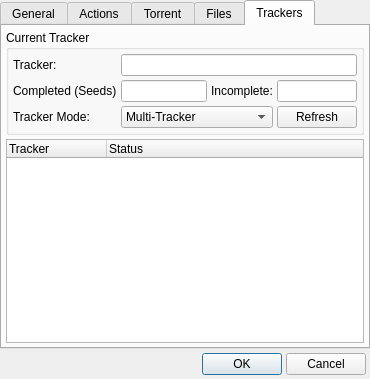
<?xml version="1.0" encoding="UTF-8"?>
<ui version="4.0">
 <class>CDialogTorrentProperties</class>
 <widget class="QDialog" name="DialogTorrentProperties">
  <property name="geometry">
   <rect>
    <x>0</x>
    <y>0</y>
    <width>370</width>
    <height>379</height>
   </rect>
  </property>
  <property name="minimumSize">
   <size>
    <width>370</width>
    <height>379</height>
   </size>
  </property>
  <property name="maximumSize">
   <size>
    <width>370</width>
    <height>379</height>
   </size>
  </property>
  <property name="windowTitle">
   <string>Torrent Properties</string>
  </property>
  <property name="windowIcon">
   <iconset resource="Resource.qrc">
    <normaloff>:/Resource/Generic/Properties.png</normaloff>:/Resource/Generic/Properties.png</iconset>
  </property>
  <property name="autoFillBackground">
   <bool>true</bool>
  </property>
  <layout class="QGridLayout" name="gridLayout_2">
   <property name="margin">
    <number>0</number>
   </property>
   <property name="spacing">
    <number>0</number>
   </property>
   <item row="1" column="0">
    <layout class="QGridLayout" name="gridLayoutFooter">
     <property name="margin">
      <number>4</number>
     </property>
     <property name="spacing">
      <number>4</number>
     </property>
     <item row="0" column="0">
      <spacer name="horizontalSpacerFooter">
       <property name="orientation">
        <enum>Qt::Horizontal</enum>
       </property>
       <property name="sizeHint" stdset="0">
        <size>
         <width>40</width>
         <height>20</height>
        </size>
       </property>
      </spacer>
     </item>
     <item row="0" column="1">
      <widget class="QPushButton" name="pushButtonOK">
       <property name="text">
        <string>OK</string>
       </property>
      </widget>
     </item>
     <item row="0" column="2">
      <widget class="QPushButton" name="pushButtonCancel">
       <property name="text">
        <string>Cancel</string>
       </property>
      </widget>
     </item>
    </layout>
   </item>
   <item row="0" column="0">
    <widget class="QTabWidget" name="tabWidgetProperties">
     <property name="currentIndex">
      <number>4</number>
     </property>
     <widget class="QWidget" name="tabGeneral">
      <attribute name="title">
       <string>General</string>
      </attribute>
      <layout class="QGridLayout" name="gridLayout_5">
       <property name="margin">
        <number>4</number>
       </property>
       <property name="spacing">
        <number>4</number>
       </property>
       <item row="0" column="0">
        <widget class="QLabel" name="labelGeneralDisclaimer">
         <property name="maximumSize">
          <size>
           <width>16777215</width>
           <height>50</height>
          </size>
         </property>
         <property name="text">
          <string>&lt;!DOCTYPE HTML PUBLIC &quot;-//W3C//DTD HTML 4.0//EN&quot; &quot;http://www.w3.org/TR/REC-html40/strict.dtd&quot;&gt;
&lt;html&gt;&lt;head&gt;&lt;meta name=&quot;qrichtext&quot; content=&quot;1&quot; /&gt;&lt;style type=&quot;text/css&quot;&gt;
p, li { white-space: pre-wrap; }
&lt;/style&gt;&lt;/head&gt;&lt;body style=&quot; font-family:'MS Shell Dlg 2'; font-size:8.25pt; font-weight:400; font-style:normal;&quot;&gt;
&lt;p style=&quot; margin-top:0px; margin-bottom:0px; margin-left:0px; margin-right:0px; -qt-block-indent:0; text-indent:0px;&quot;&gt;&lt;span style=&quot; font-size:8pt;&quot;&gt;WARNING: This dialog provides advanced download editing features for power users which if used incorrectly can and probably will cause corruption.&lt;/span&gt;&lt;/p&gt;&lt;/body&gt;&lt;/html&gt;</string>
         </property>
         <property name="wordWrap">
          <bool>true</bool>
         </property>
        </widget>
       </item>
       <item row="1" column="0">
        <widget class="QGroupBox" name="groupBoxFilenameSize">
         <property name="title">
          <string>Filename And Size</string>
         </property>
         <layout class="QGridLayout" name="gridLayout_6">
          <property name="margin">
           <number>4</number>
          </property>
          <property name="spacing">
           <number>4</number>
          </property>
          <item row="0" column="0">
           <layout class="QGridLayout" name="gridLayoutFilenameSize">
            <item row="0" column="0">
             <widget class="QLabel" name="labelFilename">
              <property name="text">
               <string>Filename:</string>
              </property>
             </widget>
            </item>
            <item row="0" column="1" colspan="3">
             <widget class="QLineEdit" name="lineEditFilename"/>
            </item>
            <item row="1" column="2">
             <widget class="QLabel" name="labelFileSize">
              <property name="text">
               <string>File Size (Bytes):</string>
              </property>
             </widget>
            </item>
            <item row="1" column="0" colspan="2">
             <spacer name="horizontalSpacerFilenameSize">
              <property name="orientation">
               <enum>Qt::Horizontal</enum>
              </property>
              <property name="sizeHint" stdset="0">
               <size>
                <width>40</width>
                <height>20</height>
               </size>
              </property>
             </spacer>
            </item>
            <item row="1" column="3">
             <widget class="QLineEdit" name="lineEditFileSize"/>
            </item>
            <item row="2" column="1" colspan="3">
             <widget class="QLineEdit" name="lineEditLocation"/>
            </item>
            <item row="2" column="0">
             <widget class="QLabel" name="labelLocation">
              <property name="text">
               <string>Location:</string>
              </property>
             </widget>
            </item>
           </layout>
          </item>
         </layout>
        </widget>
       </item>
       <item row="2" column="0">
        <widget class="QGroupBox" name="groupBoxURNs">
         <property name="title">
          <string>URNs</string>
         </property>
         <layout class="QGridLayout" name="gridLayout_7">
          <property name="margin">
           <number>4</number>
          </property>
          <property name="spacing">
           <number>4</number>
          </property>
          <item row="0" column="0">
           <layout class="QGridLayout" name="gridLayoutURNs">
            <item row="1" column="0">
             <widget class="QLabel" name="labelSHA1">
              <property name="text">
               <string notr="true">SHA1:</string>
              </property>
             </widget>
            </item>
            <item row="1" column="1">
             <widget class="QLineEdit" name="lineEditSHA1"/>
            </item>
            <item row="1" column="2">
             <widget class="QCheckBox" name="checkBoxSHA1">
              <property name="text">
               <string/>
              </property>
             </widget>
            </item>
            <item row="0" column="2">
             <widget class="QLabel" name="labelTrusted">
              <property name="text">
               <string>Trusted</string>
              </property>
             </widget>
            </item>
            <item row="2" column="0">
             <widget class="QLabel" name="labelTigerRoot">
              <property name="text">
               <string notr="true">Tiger-Root:</string>
              </property>
             </widget>
            </item>
            <item row="3" column="0">
             <widget class="QLabel" name="labelED2K">
              <property name="text">
               <string notr="true">ED2K:</string>
              </property>
             </widget>
            </item>
            <item row="4" column="0">
             <widget class="QLabel" name="labelMD5">
              <property name="text">
               <string notr="true">MD5:</string>
              </property>
             </widget>
            </item>
            <item row="5" column="0">
             <widget class="QLabel" name="labelBitTorrent">
              <property name="text">
               <string notr="true">BitTorrent:</string>
              </property>
             </widget>
            </item>
            <item row="2" column="1">
             <widget class="QLineEdit" name="lineEditTigerRoot"/>
            </item>
            <item row="3" column="1">
             <widget class="QLineEdit" name="lineEditED2K"/>
            </item>
            <item row="4" column="1">
             <widget class="QLineEdit" name="lineEditMD5"/>
            </item>
            <item row="5" column="1">
             <widget class="QLineEdit" name="lineEditBitTorrent"/>
            </item>
            <item row="2" column="2">
             <widget class="QCheckBox" name="checkBoxTigerRoot">
              <property name="text">
               <string/>
              </property>
             </widget>
            </item>
            <item row="3" column="2">
             <widget class="QCheckBox" name="checkBoxED2K">
              <property name="text">
               <string/>
              </property>
             </widget>
            </item>
            <item row="4" column="2">
             <widget class="QCheckBox" name="checkBoxMD5">
              <property name="text">
               <string/>
              </property>
             </widget>
            </item>
            <item row="5" column="2">
             <widget class="QCheckBox" name="checkBoxBitTorrent">
              <property name="text">
               <string/>
              </property>
             </widget>
            </item>
           </layout>
          </item>
         </layout>
        </widget>
       </item>
      </layout>
     </widget>
     <widget class="QWidget" name="tabActions">
      <attribute name="title">
       <string>Actions</string>
      </attribute>
      <layout class="QGridLayout" name="gridLayout_10">
       <item row="0" column="0">
        <widget class="QLabel" name="labelActionsDisclaimer">
         <property name="maximumSize">
          <size>
           <width>16777215</width>
           <height>50</height>
          </size>
         </property>
         <property name="text">
          <string>&lt;!DOCTYPE HTML PUBLIC &quot;-//W3C//DTD HTML 4.0//EN&quot; &quot;http://www.w3.org/TR/REC-html40/strict.dtd&quot;&gt;
&lt;html&gt;&lt;head&gt;&lt;meta name=&quot;qrichtext&quot; content=&quot;1&quot; /&gt;&lt;style type=&quot;text/css&quot;&gt;
p, li { white-space: pre-wrap; }
&lt;/style&gt;&lt;/head&gt;&lt;body style=&quot; font-family:'MS Shell Dlg 2'; font-size:8.25pt; font-weight:400; font-style:normal;&quot;&gt;
&lt;p style=&quot; margin-top:0px; margin-bottom:0px; margin-left:0px; margin-right:0px; -qt-block-indent:0; text-indent:0px;&quot;&gt;&lt;span style=&quot; font-size:8pt;&quot;&gt;WARNING: This dialog provides advanced download editing features for power users which if used incorrectly can and probably will cause corruption.&lt;/span&gt;&lt;/p&gt;&lt;/body&gt;&lt;/html&gt;</string>
         </property>
         <property name="wordWrap">
          <bool>true</bool>
         </property>
        </widget>
       </item>
       <item row="1" column="0">
        <widget class="QGroupBox" name="groupBoxActions">
         <property name="sizePolicy">
          <sizepolicy hsizetype="Preferred" vsizetype="MinimumExpanding">
           <horstretch>0</horstretch>
           <verstretch>0</verstretch>
          </sizepolicy>
         </property>
         <property name="title">
          <string>Actions</string>
         </property>
         <layout class="QGridLayout" name="gridLayout_8">
          <property name="margin">
           <number>4</number>
          </property>
          <property name="spacing">
           <number>4</number>
          </property>
          <item row="0" column="0">
           <widget class="QLabel" name="labelForgetVerification">
            <property name="text">
             <string>&lt;!DOCTYPE HTML PUBLIC &quot;-//W3C//DTD HTML 4.0//EN&quot; &quot;http://www.w3.org/TR/REC-html40/strict.dtd&quot;&gt;
&lt;html&gt;&lt;head&gt;&lt;meta name=&quot;qrichtext&quot; content=&quot;1&quot; /&gt;&lt;style type=&quot;text/css&quot;&gt;
p, li { white-space: pre-wrap; }
&lt;/style&gt;&lt;/head&gt;&lt;body style=&quot; font-family:'MS Shell Dlg 2'; font-size:8.25pt; font-weight:400; font-style:normal;&quot;&gt;
&lt;p style=&quot; margin-top:0px; margin-bottom:0px; margin-left:0px; margin-right:0px; -qt-block-indent:0; text-indent:0px;&quot;&gt;&lt;a href=&quot;dummy&quot;&gt;&lt;span style=&quot; font-size:8pt; text-decoration: underline; color:#0000ff;&quot;&gt;Forget current verification status and reverify&lt;/span&gt;&lt;/a&gt;&lt;/p&gt;&lt;/body&gt;&lt;/html&gt;</string>
            </property>
           </widget>
          </item>
          <item row="1" column="0">
           <widget class="QLabel" name="labelAssumeComplete">
            <property name="text">
             <string>&lt;!DOCTYPE HTML PUBLIC &quot;-//W3C//DTD HTML 4.0//EN&quot; &quot;http://www.w3.org/TR/REC-html40/strict.dtd&quot;&gt;
&lt;html&gt;&lt;head&gt;&lt;meta name=&quot;qrichtext&quot; content=&quot;1&quot; /&gt;&lt;style type=&quot;text/css&quot;&gt;
p, li { white-space: pre-wrap; }
&lt;/style&gt;&lt;/head&gt;&lt;body style=&quot; font-family:'MS Shell Dlg 2'; font-size:8.25pt; font-weight:400; font-style:normal;&quot;&gt;
&lt;p style=&quot; margin-top:0px; margin-bottom:0px; margin-left:0px; margin-right:0px; -qt-block-indent:0; text-indent:0px;&quot;&gt;&lt;a href=&quot;dummy&quot;&gt;&lt;span style=&quot; text-decoration: underline; color:#0000ff;&quot;&gt;Assume file is 100% complete and reverify&lt;/span&gt;&lt;/a&gt;&lt;/p&gt;&lt;/body&gt;&lt;/html&gt;</string>
            </property>
           </widget>
          </item>
          <item row="2" column="0">
           <widget class="QLabel" name="labelForgetSources">
            <property name="text">
             <string>&lt;!DOCTYPE HTML PUBLIC &quot;-//W3C//DTD HTML 4.0//EN&quot; &quot;http://www.w3.org/TR/REC-html40/strict.dtd&quot;&gt;
&lt;html&gt;&lt;head&gt;&lt;meta name=&quot;qrichtext&quot; content=&quot;1&quot; /&gt;&lt;style type=&quot;text/css&quot;&gt;
p, li { white-space: pre-wrap; }
&lt;/style&gt;&lt;/head&gt;&lt;body style=&quot; font-family:'MS Shell Dlg 2'; font-size:8.25pt; font-weight:400; font-style:normal;&quot;&gt;
&lt;p style=&quot; margin-top:0px; margin-bottom:0px; margin-left:0px; margin-right:0px; -qt-block-indent:0; text-indent:0px;&quot;&gt;&lt;a href=&quot;dummy&quot;&gt;&lt;span style=&quot; text-decoration: underline; color:#0000ff;&quot;&gt;Forget all known sources&lt;/span&gt;&lt;/a&gt;&lt;/p&gt;&lt;/body&gt;&lt;/html&gt;</string>
            </property>
           </widget>
          </item>
          <item row="3" column="0">
           <widget class="QLabel" name="labelMergeFile">
            <property name="text">
             <string>&lt;!DOCTYPE HTML PUBLIC &quot;-//W3C//DTD HTML 4.0//EN&quot; &quot;http://www.w3.org/TR/REC-html40/strict.dtd&quot;&gt;
&lt;html&gt;&lt;head&gt;&lt;meta name=&quot;qrichtext&quot; content=&quot;1&quot; /&gt;&lt;style type=&quot;text/css&quot;&gt;
p, li { white-space: pre-wrap; }
&lt;/style&gt;&lt;/head&gt;&lt;body style=&quot; font-family:'MS Shell Dlg 2'; font-size:8.25pt; font-weight:400; font-style:normal;&quot;&gt;
&lt;p style=&quot; margin-top:0px; margin-bottom:0px; margin-left:0px; margin-right:0px; -qt-block-indent:0; text-indent:0px;&quot;&gt;&lt;a href=&quot;dummy&quot;&gt;&lt;span style=&quot; text-decoration: underline; color:#0000ff;&quot;&gt;Merge with local file and verify&lt;/span&gt;&lt;/a&gt;&lt;/p&gt;&lt;/body&gt;&lt;/html&gt;</string>
            </property>
           </widget>
          </item>
          <item row="4" column="0">
           <widget class="QLabel" name="labelCancelDownload">
            <property name="text">
             <string>&lt;!DOCTYPE HTML PUBLIC &quot;-//W3C//DTD HTML 4.0//EN&quot; &quot;http://www.w3.org/TR/REC-html40/strict.dtd&quot;&gt;
&lt;html&gt;&lt;head&gt;&lt;meta name=&quot;qrichtext&quot; content=&quot;1&quot; /&gt;&lt;style type=&quot;text/css&quot;&gt;
p, li { white-space: pre-wrap; }
&lt;/style&gt;&lt;/head&gt;&lt;body style=&quot; font-family:'MS Shell Dlg 2'; font-size:8.25pt; font-weight:400; font-style:normal;&quot;&gt;
&lt;p style=&quot; margin-top:0px; margin-bottom:0px; margin-left:0px; margin-right:0px; -qt-block-indent:0; text-indent:0px;&quot;&gt;&lt;a href=&quot;dummy&quot;&gt;&lt;span style=&quot; text-decoration: underline; color:#0000ff;&quot;&gt;Cancel download but save incomplete file(s)&lt;/span&gt;&lt;/a&gt;&lt;/p&gt;&lt;/body&gt;&lt;/html&gt;</string>
            </property>
           </widget>
          </item>
         </layout>
        </widget>
       </item>
       <item row="2" column="0">
        <widget class="QGroupBox" name="groupBoxDataEraser">
         <property name="title">
          <string>Data Eraser</string>
         </property>
         <layout class="QGridLayout" name="gridLayout_9">
          <property name="margin">
           <number>4</number>
          </property>
          <property name="spacing">
           <number>4</number>
          </property>
          <item row="0" column="0">
           <widget class="QSpinBox" name="spinBoxByteRangeStart">
            <property name="prefix">
             <string>Byte Range: </string>
            </property>
           </widget>
          </item>
          <item row="0" column="1">
           <widget class="QSpinBox" name="spinBoxByteRangeEnd">
            <property name="prefix">
             <string>to </string>
            </property>
           </widget>
          </item>
          <item row="0" column="2">
           <widget class="QPushButton" name="pushButtonErase">
            <property name="text">
             <string>Erase</string>
            </property>
           </widget>
          </item>
         </layout>
        </widget>
       </item>
      </layout>
     </widget>
     <widget class="QWidget" name="tabTorrent">
      <attribute name="title">
       <string>Torrent</string>
      </attribute>
      <layout class="QGridLayout" name="gridLayout_11">
       <item row="0" column="0">
        <widget class="QGroupBox" name="groupBoxTorrentInformation">
         <property name="title">
          <string>Torrent Information</string>
         </property>
         <layout class="QGridLayout" name="gridLayout_12">
          <property name="margin">
           <number>4</number>
          </property>
          <property name="spacing">
           <number>4</number>
          </property>
          <item row="0" column="0">
           <layout class="QGridLayout" name="gridLayoutTorrentInformation">
            <item row="0" column="0">
             <widget class="QLabel" name="labelName">
              <property name="text">
               <string>Name:</string>
              </property>
             </widget>
            </item>
            <item row="0" column="1" colspan="3">
             <widget class="QLineEdit" name="lineEditName"/>
            </item>
            <item row="1" column="0">
             <widget class="QLabel" name="labelCreated">
              <property name="text">
               <string>Created:</string>
              </property>
             </widget>
            </item>
            <item row="1" column="1">
             <widget class="QLineEdit" name="lineEditCreated"/>
            </item>
            <item row="1" column="2">
             <widget class="QLabel" name="labelBy">
              <property name="text">
               <string>By:</string>
              </property>
             </widget>
            </item>
            <item row="1" column="3">
             <widget class="QLineEdit" name="lineEditBy"/>
            </item>
            <item row="2" column="0">
             <widget class="QLabel" name="labelComments">
              <property name="text">
               <string>Comments:</string>
              </property>
             </widget>
            </item>
            <item row="3" column="0">
             <widget class="QLabel" name="labelNotes">
              <property name="text">
               <string>Notes:</string>
              </property>
             </widget>
            </item>
            <item row="2" column="1" colspan="3">
             <widget class="QTextEdit" name="textEditComments">
              <property name="verticalScrollBarPolicy">
               <enum>Qt::ScrollBarAlwaysOn</enum>
              </property>
             </widget>
            </item>
            <item row="3" column="1" colspan="3">
             <widget class="QLineEdit" name="lineEditNotes"/>
            </item>
           </layout>
          </item>
         </layout>
        </widget>
       </item>
       <item row="1" column="0">
        <widget class="QGroupBox" name="groupBoxTransfers">
         <property name="title">
          <string>Transfers</string>
         </property>
         <layout class="QGridLayout" name="gridLayout_13">
          <property name="margin">
           <number>4</number>
          </property>
          <property name="spacing">
           <number>4</number>
          </property>
          <item row="1" column="1">
           <layout class="QGridLayout" name="gridLayoutTransfers">
            <item row="0" column="0">
             <widget class="QLabel" name="labelTransfersStart">
              <property name="text">
               <string>Start New Download Transfers:</string>
              </property>
             </widget>
            </item>
            <item row="0" column="1">
             <widget class="QComboBox" name="comboBoxTransfersStart">
              <item>
               <property name="text">
                <string>As Needed</string>
               </property>
              </item>
              <item>
               <property name="text">
                <string>When Ratio Is Over 100%</string>
               </property>
              </item>
              <item>
               <property name="text">
                <string>Only When Requested</string>
               </property>
              </item>
              <item>
               <property name="text">
                <string>Never</string>
               </property>
              </item>
             </widget>
            </item>
            <item row="1" column="0">
             <widget class="QLabel" name="labelTotalUploaded">
              <property name="text">
               <string>Total Uploaded:</string>
              </property>
             </widget>
            </item>
            <item row="1" column="1">
             <widget class="QLineEdit" name="lineEditTotalUploaded"/>
            </item>
           </layout>
          </item>
         </layout>
        </widget>
       </item>
      </layout>
     </widget>
     <widget class="QWidget" name="tabFiles">
      <attribute name="title">
       <string>Files</string>
      </attribute>
      <layout class="QGridLayout" name="gridLayout_16">
       <property name="margin">
        <number>4</number>
       </property>
       <property name="spacing">
        <number>4</number>
       </property>
       <item row="0" column="0">
        <widget class="QTreeWidget" name="treeWidgetTreeExplorer">
         <property name="maximumSize">
          <size>
           <width>140</width>
           <height>16777215</height>
          </size>
         </property>
         <attribute name="headerVisible">
          <bool>false</bool>
         </attribute>
         <attribute name="headerVisible">
          <bool>false</bool>
         </attribute>
         <column>
          <property name="text">
           <string notr="true">1</string>
          </property>
         </column>
        </widget>
       </item>
       <item row="0" column="1">
        <widget class="QTreeWidget" name="treeWidgetFiles">
         <column>
          <property name="text">
           <string>Filename</string>
          </property>
         </column>
         <column>
          <property name="text">
           <string>Path</string>
          </property>
         </column>
         <column>
          <property name="text">
           <string>Size</string>
          </property>
         </column>
         <column>
          <property name="text">
           <string>Progress</string>
          </property>
         </column>
         <column>
          <property name="text">
           <string>Priority</string>
          </property>
         </column>
        </widget>
       </item>
      </layout>
     </widget>
     <widget class="QWidget" name="tabTrackers">
      <attribute name="title">
       <string>Trackers</string>
      </attribute>
      <layout class="QGridLayout" name="gridLayout_19">
       <property name="margin">
        <number>4</number>
       </property>
       <property name="spacing">
        <number>4</number>
       </property>
       <item row="0" column="0">
        <widget class="QGroupBox" name="groupBoxCurrentTracker">
         <property name="title">
          <string>Current Tracker</string>
         </property>
         <layout class="QGridLayout" name="gridLayout_18">
          <property name="margin">
           <number>4</number>
          </property>
          <property name="spacing">
           <number>4</number>
          </property>
          <item row="0" column="0">
           <layout class="QGridLayout" name="gridLayoutCurrentTracker">
            <item row="0" column="0">
             <widget class="QLabel" name="labelTracker">
              <property name="text">
               <string>Tracker:</string>
              </property>
             </widget>
            </item>
            <item row="1" column="0">
             <widget class="QLabel" name="labelCompletedSeeds">
              <property name="text">
               <string>Completed (Seeds):</string>
              </property>
             </widget>
            </item>
            <item row="2" column="0">
             <widget class="QLabel" name="labelTrackerMode">
              <property name="text">
               <string>Tracker Mode:</string>
              </property>
             </widget>
            </item>
            <item row="1" column="2">
             <widget class="QLabel" name="labelIncomplete">
              <property name="text">
               <string>Incomplete:</string>
              </property>
             </widget>
            </item>
            <item row="0" column="1" colspan="3">
             <widget class="QLineEdit" name="lineEditTracker"/>
            </item>
            <item row="1" column="1">
             <widget class="QLineEdit" name="lineEditCompletedSeeds"/>
            </item>
            <item row="1" column="3">
             <widget class="QLineEdit" name="lineEditIncomplete"/>
            </item>
            <item row="2" column="1" colspan="2">
             <widget class="QComboBox" name="comboBoxTrackerMode">
              <property name="currentIndex">
               <number>2</number>
              </property>
              <item>
               <property name="text">
                <string>Disabled</string>
               </property>
              </item>
              <item>
               <property name="text">
                <string>Single Tracker</string>
               </property>
              </item>
              <item>
               <property name="text">
                <string>Multi-Tracker</string>
               </property>
              </item>
              <item>
               <property name="text">
                <string>Multi-Tracker (Locked)</string>
               </property>
              </item>
             </widget>
            </item>
            <item row="2" column="3">
             <widget class="QPushButton" name="pushButtonRefresh">
              <property name="text">
               <string>Refresh</string>
              </property>
             </widget>
            </item>
           </layout>
          </item>
         </layout>
        </widget>
       </item>
       <item row="1" column="0">
        <widget class="QTreeWidget" name="treeWidgetTrackers">
         <column>
          <property name="text">
           <string>Tracker</string>
          </property>
         </column>
         <column>
          <property name="text">
           <string>Status</string>
          </property>
         </column>
        </widget>
       </item>
      </layout>
     </widget>
    </widget>
   </item>
  </layout>
 </widget>
 <resources>
  <include location="Resource.qrc"/>
 </resources>
 <connections/>
</ui>
